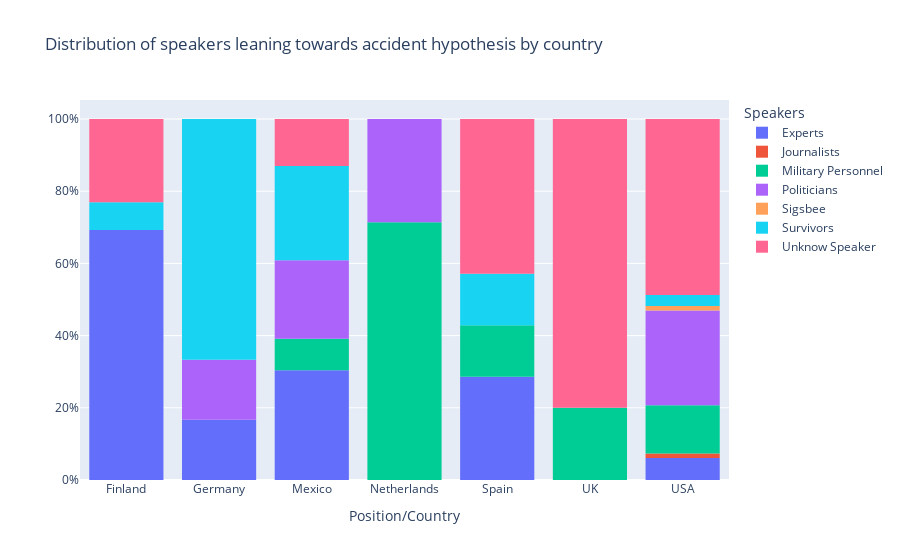

Notebook source saved alongside this figure:
### Markdown cell above
As can also be deduced from the data, the Finnish press relied more on expert assessments of the explosion and leaned towards the accident hypothesis more strongly than any other national press in our corpus. It is difficult to determine whether the most balanced and least biased reporting is due to Finish strivings for neutrality, with no stakes in who controls Cuba and the Western Hemisphere, or whether it reflects Russian political (and imperial) interests, given that in 1898 Finland was still officially a Grand Duchy in the Russian Empire.

### Code cell
import pandas as pd
import plotly.express as px

df = pd.read_csv("https://raw.githubusercontent.com/Seydii/USSMaine/Corpus/Figure%205.csv")
fig=px.histogram(df,x=["Finland","Germany","Mexico", "Netherlands","Spain","UK","USA"], y = ["Experts","Journalists","Military Personnel","Politicians","Sigsbee","Survivors","Unknow Speaker"],barnorm = "percent",title="Distribution of speakers leaning towards accident hypothesis by country",labels={
    "x":"Position/Country"
})
fig.update_layout(    
yaxis_title="",
legend_title="Speakers")
fig.update_yaxes (ticksuffix="%")
fig.update_xaxes (
ticktext= ["Finland","Germany","Mexico", "Netherlands","Spain","UK","USA"],
tickvals= ["Finland","Germany","Mexico", "Netherlands","Spain","UK","USA"])
fig.show(metadata={ "jdh":{"object":{"source":[ "Distribution of speakers leaning towards accident hypothesis by country" ]}}})

### Figure 1 — Plotly figure (JSON) as saved in the notebook; plotly's stock layout.template omitted (floating-point values rounded to 4 significant figures)
{"data": [{"alignmentgroup": "True", "bingroup": "x", "histfunc": "sum", "hovertemplate": "variable=Experts<br>Position/Country=%{x}<br>sum of value (normalized as percent)=%{y}<extra></extra>", "legendgroup": "Experts", "marker": {"color": "#636efa", "pattern": {"shape": ""}}, "name": "Experts", "offsetgroup": "Experts", "orientation": "v", "showlegend": true, "type": "histogram", "x": ["Finland", "Germany", "Mexico", "Netherlands", "Spain", "UK", "USA"], "xaxis": "x", "y": [0.6923, 0.1667, 0.3043, 0, 0.2857, 0, 0.06098], "yaxis": "y"}, {"alignmentgroup": "True", "bingroup": "x", "histfunc": "sum", "hovertemplate": "variable=Journalists<br>Position/Country=%{x}<br>sum of value (normalized as percent)=%{y}<extra></extra>", "legendgroup": "Journalists", "marker": {"color": "#EF553B", "pattern": {"shape": ""}}, "name": "Journalists", "offsetgroup": "Journalists", "orientation": "v", "showlegend": true, "type": "histogram", "x": ["Finland", "Germany", "Mexico", "Netherlands", "Spain", "UK", "USA"], "xaxis": "x", "y": [0, 0, 0, 0, 0, 0, 0.0122], "yaxis": "y"}, {"alignmentgroup": "True", "bingroup": "x", "histfunc": "sum", "hovertemplate": "variable=Military Personnel<br>Position/Country=%{x}<br>sum of value (normalized as percent)=%{y}<extra></extra>", "legendgroup": "Military Personnel", "marker": {"color": "#00cc96", "pattern": {"shape": ""}}, "name": "Military Personnel", "offsetgroup": "Military Personnel", "orientation": "v", "showlegend": true, "type": "histogram", "x": ["Finland", "Germany", "Mexico", "Netherlands", "Spain", "UK", "USA"], "xaxis": "x", "y": [0, 0, 0.08696, 0.7143, 0.1429, 0.2, 0.1341], "yaxis": "y"}, {"alignmentgroup": "True", "bingroup": "x", "histfunc": "sum", "hovertemplate": "variable=Politicians<br>Position/Country=%{x}<br>sum of value (normalized as percent)=%{y}<extra></extra>", "legendgroup": "Politicians", "marker": {"color": "#ab63fa", "pattern": {"shape": ""}}, "name": "Politicians", "offsetgroup": "Politicians", "orientation": "v", "showlegend": true, "type": "histogram", "x": ["Finland", "Germany", "Mexico", "Netherlands", "Spain", "UK", "USA"], "xaxis": "x", "y": [0, 0.1667, 0.2174, 0.2857, 0, 0, 0.2622], "yaxis": "y"}, {"alignmentgroup": "True", "bingroup": "x", "histfunc": "sum", "hovertemplate": "variable=Sigsbee<br>Position/Country=%{x}<br>sum of value (normalized as percent)=%{y}<extra></extra>", "legendgroup": "Sigsbee", "marker": {"color": "#FFA15A", "pattern": {"shape": ""}}, "name": "Sigsbee", "offsetgroup": "Sigsbee", "orientation": "v", "showlegend": true, "type": "histogram", "x": ["Finland", "Germany", "Mexico", "Netherlands", "Spain", "UK", "USA"], "xaxis": "x", "y": [0, 0, 0, 0, 0, 0, 0.0122], "yaxis": "y"}, {"alignmentgroup": "True", "bingroup": "x", "histfunc": "sum", "hovertemplate": "variable=Survivors<br>Position/Country=%{x}<br>sum of value (normalized as percent)=%{y}<extra></extra>", "legendgroup": "Survivors", "marker": {"color": "#19d3f3", "pattern": {"shape": ""}}, "name": "Survivors", "offsetgroup": "Survivors", "orientation": "v", "showlegend": true, "type": "histogram", "x": ["Finland", "Germany", "Mexico", "Netherlands", "Spain", "UK", "USA"], "xaxis": "x", "y": [0.07692, 0.6667, 0.2609, 0, 0.1429, 0, 0.03049], "yaxis": "y"}, {"alignmentgroup": "True", "bingroup": "x", "histfunc": "sum", "hovertemplate": "variable=Unknow Speaker<br>Position/Country=%{x}<br>sum of value (normalized as percent)=%{y}<extra></extra>", "legendgroup": "Unknow Speaker", "marker": {"color": "#FF6692", "pattern": {"shape": ""}}, "name": "Unknow Speaker", "offsetgroup": "Unknow Speaker", "orientation": "v", "showlegend": true, "type": "histogram", "x": ["Finland", "Germany", "Mexico", "Netherlands", "Spain", "UK", "USA"], "xaxis": "x", "y": [0.2308, 0, 0.1304, 0, 0.4286, 0.8, 0.4878], "yaxis": "y"}], "layout": {"barmode": "relative", "barnorm": "percent", "legend": {"title": {"text": "Speakers"}, "tracegroupgap": 0}, "title": {"text": "Distribution of speakers leaning towards accident hypothesis by country"}, "xaxis": {"anchor": "y", "domain": [0, 1], "ticktext": ["Finland", "Germany", "Mexico", "Netherlands", "Spain", "UK", "USA"], "tickvals": ["Finland", "Germany", "Mexico", "Netherlands", "Spain", "UK", "USA"], "title": {"text": "Position/Country"}}, "yaxis": {"anchor": "x", "domain": [0, 1], "ticksuffix": "%", "title": {"text": ""}}}}
